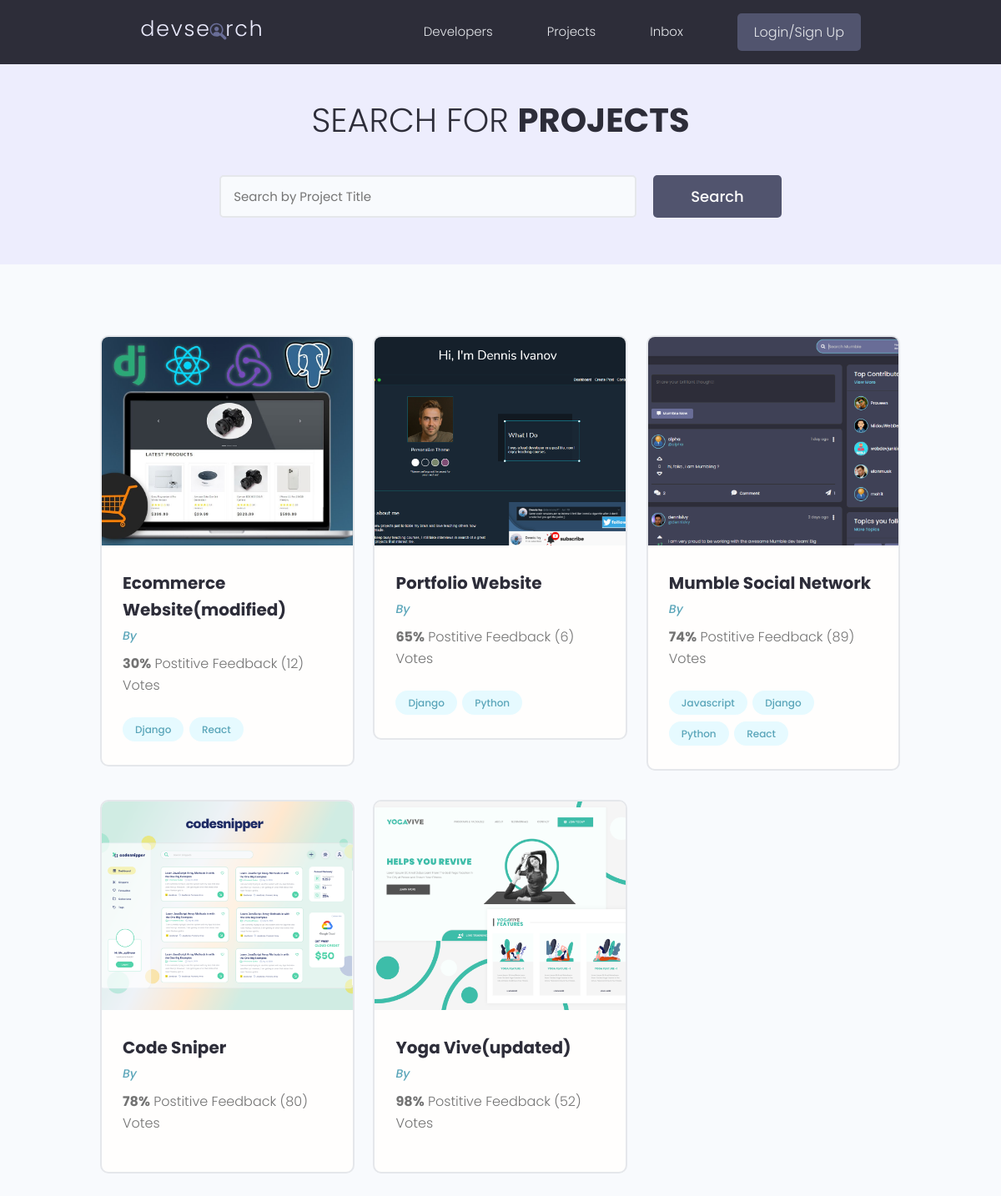
Before: /projects/ with the older database file.
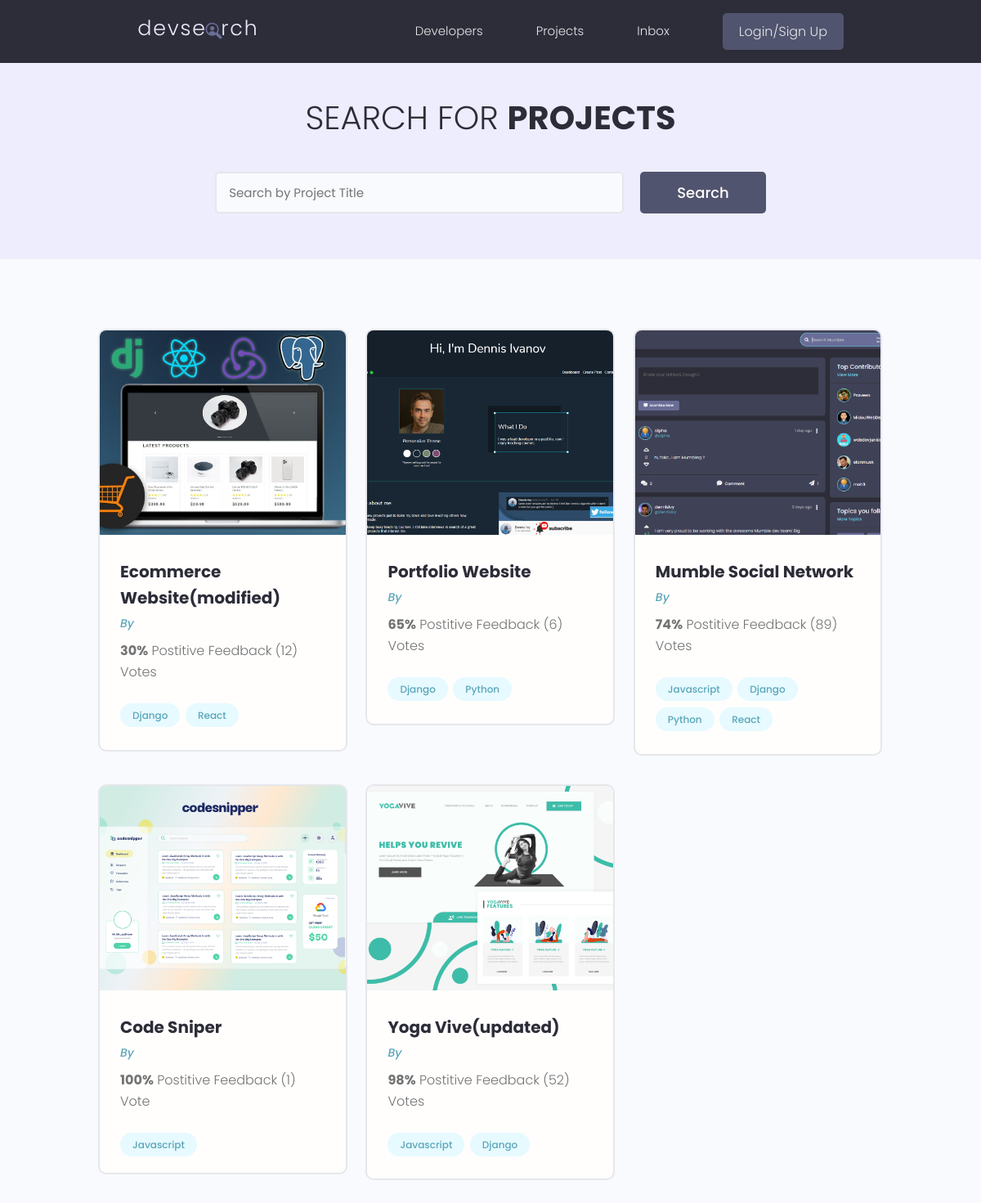
After: the same page with the newer database file.
### projects/models.py (models this page shows, shortened)
class Project(models.Model):
    owner = models.ForeignKey(
        Profile, null=True, blank=True, on_delete=models.SET_NULL)
    title = models.CharField(max_length=200)
    description = models.TextField(null=True, blank=True)
    featured_image = models.ImageField(
        null=True, blank=True, default="default.jpg")
    demo_link = models.CharField(max_length=2000, null=True, blank=True)
    source_link = models.CharField(max_length=2000, null=True, blank=True)
    tags = models.ManyToManyField('Tag', blank=True)
    vote_total = models.IntegerField(default=0, null=True, blank=True)
    vote_ratio = models.IntegerField(default=0, null=True, blank=True)
    created = models.DateTimeField(auto_now_add=True)
    id = models.UUIDField(default=uuid.uuid4, unique=True, primary_key=True, editable=False)

class Tag(models.Model):
    name = models.CharField(max_length=200)
    created = models.DateTimeField(auto_now_add=True)
    id = models.UUIDField(default=uuid.uuid4, unique=True, primary_key=True, editable=False)
    def __str__(self):
        return self.name

### projects/views.py (the view)
# urls.py: path('projects/', include('projects.urls')),
def projects(request):
    projects = Project.objects.all()
    context = { 'projects':projects}
    return render(request, 'projects/projects.html', context)

### projects/templates/projects/projects.html (shortened to what this page needs)
{% extends 'main.html' %}
{% block content %}
<main class="projects">
    <section class="hero-section text-center">
        <div class="container container--narrow">
            <div class="hero-section__box">
                <h2>Search for <span>Projects</span></h2>
            </div>
            <div class="hero-section__search">
                <form class="form" action="#" method="get">
                    <div class="form__field">
                        <input class="input input--text" id="formInput#search" type="text" name="text"
                            placeholder="Search by Project Title" />
                    </div>
                    <input class="btn btn--sub btn--lg" type="submit" value="Search" />
                </form>
            </div>
        </div>
    </section>
    <section class="projectsList">
        <div class="container">
            <div class="grid grid--three">
                {% for project in projects %}
                <div class="column">
                    <div class="card project">
                        <a href="{% url 'project' project.id %}" class="project">
                            <img class="project__thumbnail" src="{{ project.featured_image.url }}" alt="project thumbnail" />
                            <div class="card__body">
                                <h3 class="project__title">{{project.title}}</h3>
                                <p><a class="project__author" href="{% url 'user-profile' project.owner.id %}">By {{project.owner.name}}</a></p>
                                <p class="project--rating">
                                    <span style="font-weight: bold;">{{project.vote_ratio}}%</span> Postitive
                                    Feedback ({{ project.vote_total }}) Vote{{ project.vote_total|pluralize:"s"}}
                                </p>
                                <div class="project__tags">
                                    {% for tag in project.tags.all %}
                                    <span class="tag tag--pill tag--main">
                                        <small>{{ tag }}</small>
                                    </span>
                                    {% endfor %}
                                </div>
                            </div>
                        </a>
                    </div>
                </div>
                {% endfor %}
            </div>
        </div>
    </section>
</main>
{% endblock content %}

### templates/main.html (shortened to what this page needs)
<!DOCTYPE html>
{% load static %}
<html lang="en">
<head>
    <link rel="stylesheet" href="https://cdn.iconmonstr.com/1.3.0/css/iconmonstr-iconic-font.min.css" />
    <link rel="stylesheet" href="{% static 'uikit/styles/uikit.css' %}" />
    <link rel="stylesheet" href="{% static 'styles/app.css' %}" />
</head>
<body>
    {% include 'navbar.html' %}
    {% block content %}
    {% endblock content %}
</body>
</html>

### templates/navbar.html (shortened to what this page needs)
{% load static %}
<header class="header">
    <div class="container container--narrow">
      <a href="{% url 'profiles' %}" class="header__logo">
        <img src="{% static 'images/logo.svg' %}" alt="DevSearch Logo" />
      </a>
      <nav class="header__nav">
        <ul class="header__menu">
          <li class="header__menuItem"><a href="{% url 'profiles' %}">Developers</a></li>
          <li class="header__menuItem"><a href="{% url 'projects' %}">Projects</a></li>
          <li class="header__menuItem"><a href="">Inbox</a></li>
          {% if request.user.is_authenticated %}
          <li class="header__menuItem"><a href="{% url 'create-project' %}">Add Project</a></li>
          <li class="header__menuItem"><a href="{% url 'logout' %}" class="btn btn--sub">Logout</a></li>
          {% else %}
          <li class="header__menuItem"><a href="{% url 'login' %}" class="btn btn--sub">Login/Sign Up</a></li>
          {% endif %}
        </ul>
      </nav>
    </div>
  </header>

### static/styles/app.css (style rules this page uses)
:root { --color-sub: #2d2d39; }
.btn--sub { background-color: var(--color-sub-light); }
.card { border: 2px solid var(--color-light); }
img { width: 100%; }
.header { position: sticky; z-index: 111; background-color: var(--color-sub); padding: 1.5rem 0; }
.header > .container { display: flex; justify-content: space-between; align-items: center; }
.header__logo > img { height: 3.8rem; }
.header__nav > ul { display: inline-flex; align-items: center; list-style: none; gap: 6.5rem; }
.header__menuItem > a { color: var(--color-light); font-weight: 300; }
.hero-section { height: 40vh; display: flex; align-items: center; background-color: var(--color-sub); }
.hero-section__box { margin-bottom: 4rem; }
.hero-section__box > h2, .hero-section__box > h2 > span { font-size: 4rem; color: var(--color-light); line-height: 1.3; text-transform: uppercase; }
.hero-section__box > h2 { font-weight: 300; }
.hero-section__box > h2 > span { font-weight: 700; }
.hero-section__search > .form { display: flex; align-items: center; justify-content: center; gap: 2rem; }
.hero-section__search > .form input.input--text { width: 50rem; }
.project__author { font-size: 1.4rem; font-style: italic; }
.project--rating { margin-bottom: 1.6em; margin-top: .5em; }
.projects > .hero-section { background: var(--color-sub-lighter); height: 30vh; }
.projects .hero-section__box { margin-bottom: 2.5rem; }
.projects .hero-section__box > h2 { color: var(--color-sub); }
.projects .hero-section__box > h2 > span { font-weight: 700; color: var(--color-sub); }
.projectsList { margin-top: 8rem; }
.project__thumbnail { height: 25rem; object-fit: cover; object-position: top center; }
.project__title { font-size: 2rem; font-weight: 700; color: var(--color-sub); }

### static/uikit/styles/modules/_variables.css (style rules this page uses)
:root { --color-main: #5aa5b9; --color-main-light: #e6faff; --color-sub: #3f4156; --color-sub-light: #51546e; --color-sub-lighter: #ededfd; --color-text: #737373; --color-gray: #8b8b8b; --color-light: #e5e7eb; --color-light-gray: #767676; --color-bg: #f8fafd; --color-white: #fffefd; --color-white-light: #f3f3f3; --color-success: #359e64; --color-success-bg: #def8e8; --color-error: #fc4b0b; --color-error-bg: #fff2ee; --font-base: 'Poppins', arial, helvetica, 'Segoe UI', roboto, ubuntu, sans-serif; --font-monospace: 'Fira Code', 'Courier New', courier, monospace; --font-regular: 300; --font-medium: 500; --font-bold: 700; --generic-shadow: 1px 1px 5px #00000010; --generic-transition: all 0.3s ease-in-out; }

### static/uikit/styles/modules/_base.css (style rules this page uses)
* { margin: 0; padding: 0; box-sizing: border-box; text-rendering: optimizeLegibility; color: inherit; font-size: inherit; }
html { font-size: 50%; }
@media only screen and (min-width: 480px) { html { font-size: 56.25%; } }
@media only screen and (min-width: 1200px) { html { font-size: 62.5%; } }
body { line-height: 1.6; font-weight: 400; font-size: 1.5rem; color: var(--color-text); background-color: var(--color-bg); min-height: 100vh; }

### static/uikit/styles/modules/_typography.css (style rules this page uses)
* { font-family: var(--font-base); }
h2 { font-size: 3.6rem; font-weight: var(--font-bold); }
h3 { font-size: 3.2rem; font-weight: var(--font-medium); }
p, span, strong { font-size: 1.6rem; color: var(--color-text); font-weight: var(--font-regular); }
a { padding-bottom: 2px; text-decoration: none; display: inline-block; color: var(--color-main); font-weight: var(--font-medium); }

### static/uikit/styles/modules/_utilities.css (style rules this page uses)
.container { width: 92%; max-width: 165rem; margin: 0 auto; box-sizing: border-box; }
.container--narrow { width: 92%; max-width: 120rem; }
@media screen and (min-width: 1000px) { .container { width: 90%; } }
@media screen and (min-width: 1000px) { .container--narrow { width: 85%; } }
@media screen and (min-width: 1200px) { .container { width: 80%; } }
@media screen and (min-width: 1200px) { .container--narrow { width: 72%; } }
.text-center { text-align: center; }

### static/uikit/styles/modules/_button.css (style rules this page uses)
.btn { display: inline-block; position: relative; cursor: pointer; background-color: var(--color-light); font-weight: var(--font-medium); color: var(--color-sub); text-decoration: none; padding: 1rem 2rem; border-radius: 0.5rem; border: none; width: -webkit-fit-content; width: -moz-fit-content; width: fit-content; height: -webkit-fit-content; height: -moz-fit-content; height: fit-content; font-size: 1.6rem; outline-width: 0; outline-color: transparent; -webkit-backface-visibility: hidden; backface-visibility: hidden; transition: all 0.3s ease-in-out; }
.btn--sub { background-color: var(--color-sub); color: var(--color-white); }
.btn--lg { font-size: 1.8rem; padding: 1.2rem 4.5rem; }

Changed rows visible on the page:
changed Project "Code Sniper": vote_ratio "78" → "100"; vote_total "80" → "1"; gains Tag (name "Javascript")
changed Project "Yoga Vive(updated)": gains Tag (name "Javascript"); gains Tag (name "Django")
